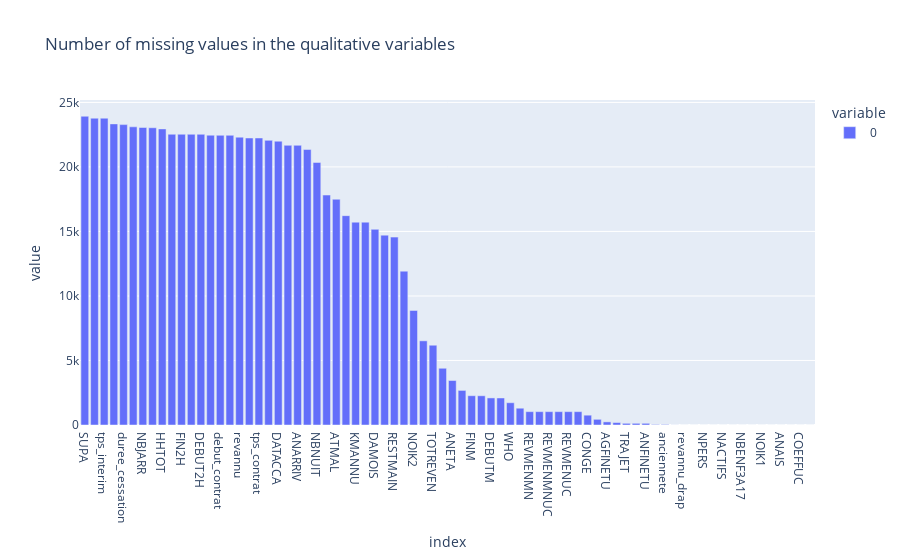

Notebook cell for this chart:
### Code cell
px.bar(
    quantitatives.isna().sum().sort_values(ascending=False),
    title="Number of missing values in the qualitative variables",
)

### Figure 1 — Plotly figure (JSON) as saved in the notebook; plotly's stock layout.template omitted (floating-point values rounded to 4 significant figures)
{"data": [{"alignmentgroup": "True", "hovertemplate": "variable=0<br>index=%{x}<br>value=%{y}<extra></extra>", "legendgroup": "0", "marker": {"color": "#636efa", "pattern": {"shape": ""}}, "name": "0", "offsetgroup": "0", "orientation": "v", "showlegend": true, "textposition": "auto", "type": "bar", "x": ["SUPA", "TPSINT", "tps_interim", "SUPH", "duree_cessation", "RABSP", "NBJARR", "POURCLIEN", "HHTOT", "FIN2M", "FIN2H", "DEBUT2M", "DEBUT2H", "DEBDETM", "debut_contrat", "DEBDETA", "revannu", "DUDET", "tps_contrat", "DATACCM", "DATACCA", "AGARRIV", "ANARRIV", "NBASTR", "NBNUIT", "TPMAISON", "ATMAL", "NBDIMA", "KMANNU", "NBRKM", "DAMOIS", "COMBIEN", "RESTMAIN", "NBSAME", "NOIK2", "INFOH", "TOTREVEN", "REVMENS", "ANETA", "revmensc", "FINM", "FINH", "DEBUTM", "DEBUTH", "WHO", "pondqaa", "REVMENMN", "REVMENMXUC", "REVMENMNUC", "REVMEN", "REVMENUC", "REVMENMX", "CONGE", "HH", "AGFINETU", "JOURTR", "TRAJET", "FINETUD", "ANFINETU", "DATANT", "anciennete", "CJACTOCCUP", "revannu_drap", "pondcal", "NPERS", "TPSINFO", "NACTIFS", "NBENF18P", "NBENF3A17", "NBENFM3", "NOIK1", "AGE", "ANAIS", "MNAIS", "COEFFUC", "revmenscc_drap"], "xaxis": "x", "y": [23928, 23777, 23777, 23336, 23280, 23107, 23057, 23036, 22948, 22533, 22532, 22530, 22528, 22459, 22452, 22452, 22308, 22243, 22243, 22061, 21996, 21675, 21675, 21349, 20347, 17820, 17496, 16224, 15720, 15720, 15164, 14715, 14562, 11922, 8878, 6523, 6182, 4397, 3447, 2681, 2270, 2265, 2098, 2095, 1727, 1301, 1035, 1035, 1035, 1035, 1035, 1035, 761, 440, 242, 190, 130, 130, 130, 39, 39, 4, 0, 0, 0, 0, 0, 0, 0, 0, 0, 0, 0, 0, 0, 0], "yaxis": "y"}], "layout": {"barmode": "relative", "legend": {"title": {"text": "variable"}, "tracegroupgap": 0}, "title": {"text": "Number of missing values in the qualitative variables"}, "xaxis": {"anchor": "y", "domain": [0, 1], "title": {"text": "index"}}, "yaxis": {"anchor": "x", "domain": [0, 1], "title": {"text": "value"}}}}
